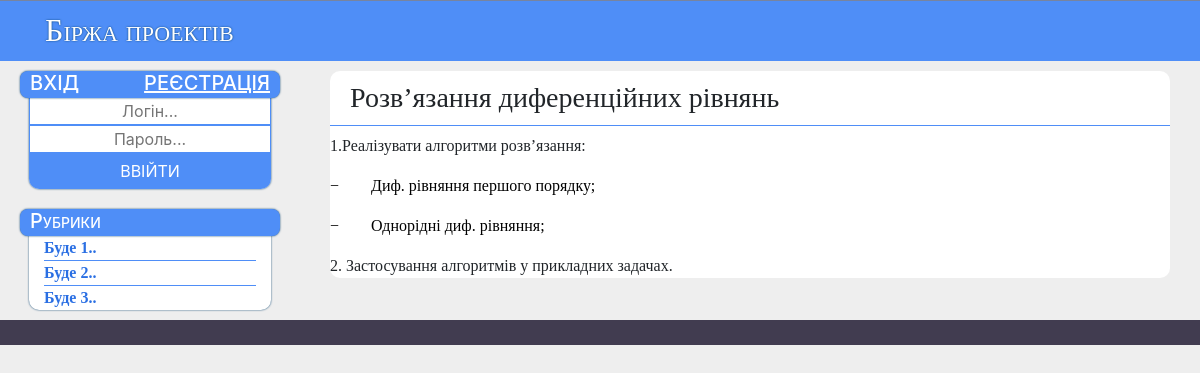
/task/1, run on the app's committed database.
### tables this page shows
CREATE TABLE tasks (
  id integer primary key autoincrement,
  login text not null,
  title text not null,
  description text not null,
  content mediumtext not null,
  max_people integer not null,
  now_people integer,
  date date not null,
  deadline date not null,
  subject text not null
);

### core.py (the view)
@app.route('/task/<int:id>')
def project(id):
    db = get_db()
    proj = db.execute('select * from tasks where id = ?',  [int(id)]).fetchone()
    wo = None
    re = None
    if session.get('employee') and proj:
        work = db.execute('select content from works where task = ? and login = ?',  [proj[0], session['login']]).fetchone()
        if work:
            wo = work[0]
    elif session.get('employer') and proj:
        re = db.execute('select content, login from works where task = ?',  [proj[0]])
    if proj:
        return render_template('project.html', p=proj, w = wo, r = re, title="Project: " + proj[2])
    else:
        return redirect(url_for('index'))

### core.py (called while the page is built)
def connect_db():
    rv = sqlite3.connect(app.config['DATABASE'])
    rv.row_factory = sqlite3.Row
    return rv

def get_db():
    if not hasattr(g, 'sqlite_db'):
        g.sqlite_db = connect_db()
    return g.sqlite_db

### templates/project.html (shortened to what this page needs)
{% extends "layout.html" %}
{% block body %}
  					<div class="container">
  					    <div class="project">
						    <h3>{{p.title}} </h3>
						    <div id="text_o" class="ttext">{{p.content | safe}}</div>
						</div>
					</div>
{% endblock %}

### static/style.css (style rules this page uses)
body { background: #eee !important; }
.container { font-family: "Gill Sans, sans-serif"; padding: 10px 5px; }
.ttext { border: none !important; }
.project { background: #fff; border-radius: 10px; }
.project h3 { padding: 10px 20px; border-bottom: solid 1px #4f8ef7; }

### data on the page
tasks: title "Розв’язання диференційних рівнянь", content "1.Реалізувати алгоритми розв’язання: − Диф. рівняння першого порядку; − Однорідні диф. рівняння; 2. Застосування алгоритмів у прикладних задачах."
